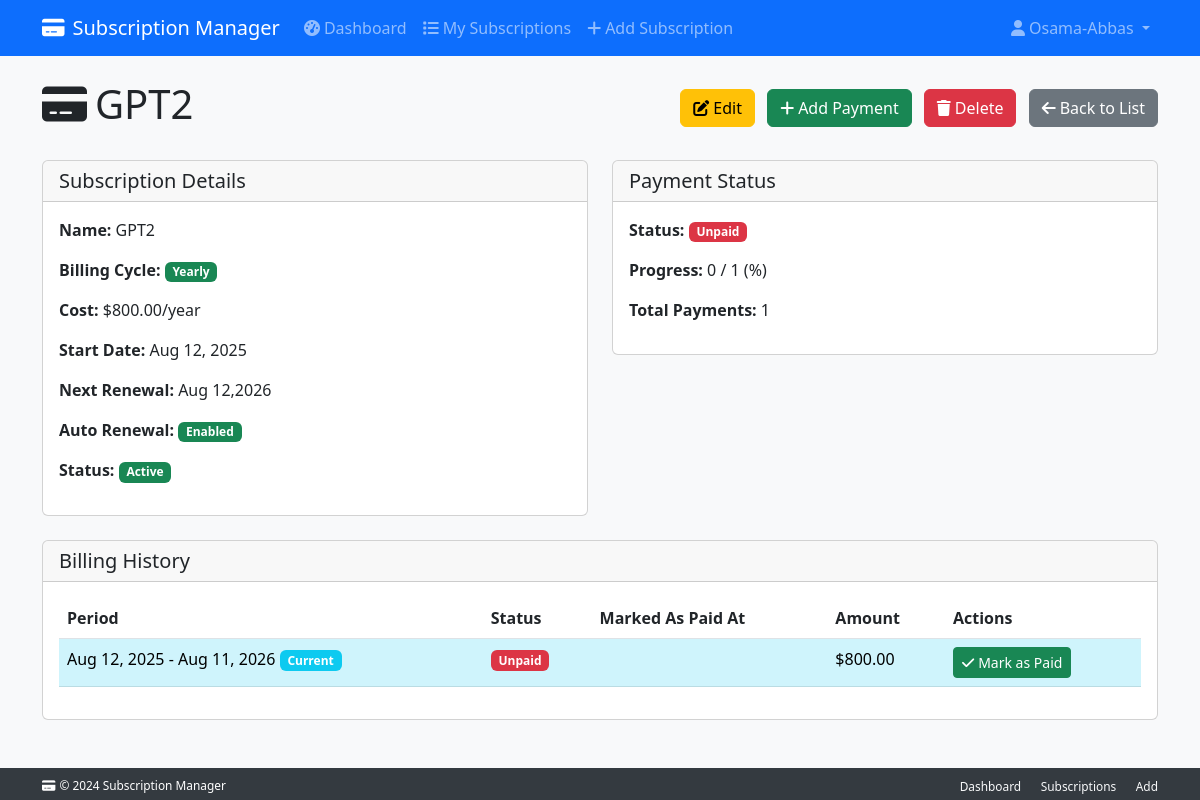
Screenshot of /subscriptions/24/ (signed in) with the database file from the repository.
### subscriptions/models/subscription.py (models this page shows, shortened)
class Subscription(
    ValidationMixin,
    TimestampMixin,
    CostCalculationsMixin,
    PaymentManagementMixin,
    RenewalLogicMixin,
    ScheduleManagementMixin,
    models.Model
):
    user = models.ForeignKey(
        settings.AUTH_USER_MODEL,
        on_delete=models.CASCADE,
        related_name="subscriptions"
    )
    name = models.CharField(max_length=200)
    monthly_cost = models.DecimalField(
        max_digits=10,
        decimal_places=2,
        null=True,
        blank=True
    )
    yearly_cost = models.DecimalField(
        max_digits=10,
        decimal_places=2,
        null=True,
        blank=True
    )
    billing_cycle = models.CharField(
        max_length=10,
        choices=BILLING_CYCLE_CHOICES
    )
    start_date = models.DateField()
    renewal_date = models.DateField(null=True, blank=True)
    duration_months = models.PositiveIntegerField(
        null=True,
        blank=True,
        help_text="Duration in months (for monthly billing)"
    )
    duration_years = models.PositiveIntegerField(
        null=True,
        blank=True,
        help_text="Duration in years (for yearly billing)"
    )
    is_active = models.BooleanField(default=True)
    auto_renewal = models.BooleanField(
        default=True,
        help_text="Whether subscription auto-renews"
    )
    category = models.ForeignKey(
        'Category',
        on_delete=models.PROTECT
    )
    objects = SubscriptionManager()
    class Meta:
        ordering = ['-created_at']
        verbose_name = "Subscription"
        verbose_name_plural = "Subscriptions"

### subscriptions/models/payment.py (models this page shows, shortened)
class Payment(models.Model):
    subscription = models.ForeignKey(
        'Subscription',
        on_delete=models.CASCADE,
        related_name='payments'
    )
    amount = models.DecimalField(max_digits=10, decimal_places=2)
    payment_date = models.DateField(
        null=True,
        blank=True,
        help_text="Date when payment was made (null for unpaid periods)"
    )
    billing_period_start = models.DateField(
        help_text="Start of the billing period"
    )
    billing_period_end = models.DateField(
        help_text="End of the billing period"
    )
    is_paid = models.BooleanField(
        default=False,
        help_text="Whether this payment has been completed"
    )
    notes = models.TextField(blank=True)
    created_at = models.DateTimeField(auto_now_add=True)
    objects = PaymentManager()
    class Meta:
        ordering = ['-billing_period_start']
        unique_together = ['subscription', 'billing_period_start']
        verbose_name = "Payment"
        verbose_name_plural = "Payments"

### subscriptions/views.py (the view)
# urls.py: path('<int:pk>/', views.SubscriptionDetailView.as_view(), name='subscription_detail'),
class SubscriptionDetailView(LoginRequiredMixin, UserOwnershipMixin, LoggingMixin, MessageMixin, ContextDataMixin, ErrorHandlerMixin, DetailView):
    model = Subscription
    template_name = 'subscriptions/subscription_detail.html'
    context_object_name = 'subscription'
    def get_queryset(self):
        return Subscription.objects.filter(user=self.request.user)
    def get_context_data(self, **kwargs):
        context = super().get_context_data(**kwargs)
        subscription = context['subscription']
        try:
            context['billing_periods'] = subscription.get_billing_periods()
            context['payments'] = subscription.payments.all()
            context['payment_status'] = subscription.get_overall_payment_status()
            context['payment_progress'] = subscription.get_payment_progress_percentage()
            context['paid_count'] = subscription.get_paid_payments_count()
            context['total_payments'] = subscription.get_total_payments()
        except Exception as e:
            logger.error("Error generating billing periods for subscription %s: %s",
                        subscription.id, e)
            context['billing_periods'] = []
            context['payments'] = []
            messages.error(self.request, 'Error loading billing information.')
        return context

### subscriptions/mixins.py (called while the page is built)
    def get_context_data(self, **kwargs):
        context = super().get_context_data(**kwargs)
        context['user'] = self.request.user
        from django.utils import timezone
        context['current_time'] = timezone.now()
        return context

### subscriptions/models/managers.py (called while the page is built)
    def get_queryset(self):
        return SubscriptionQuerySet(self.model, using=self._db)

    def get_queryset(self):
        return PaymentQuerySet(self.model, using=self._db)

### subscriptions/models/mixins/cost_calculations.py (called while the page is built)
    def get_current_cost(self):
        if self.billing_cycle == 'monthly':
            return self.monthly_cost or 0
        else:
            return self.yearly_cost or 0

    def get_total_payments(self):
        if self.billing_cycle == 'monthly' and self.duration_months:
            return self.duration_months
        elif self.billing_cycle == 'yearly' and self.duration_years:
            return self.duration_years
        return None

### subscriptions/models/mixins/payment_management.py (called while the page is built)
    def get_paid_payments_count(self):
        intended_starts = {start for start, _ in self._generate_intended_periods()}
        return self.payments.filter(is_paid=True, billing_period_start__in=intended_starts).count()

    def get_payment_progress_percentage(self):
        total_required = self.get_total_payments() or 0
        if total_required == 0:
            return 0
        paid_count = self.get_paid_payments_count()
        return int((paid_count / total_required) * 100)

### subscriptions/models/mixins/renewal_logic.py (called while the page is built)
    def get_overall_payment_status(self):
        total_required = self.get_total_payments() or 0
        intended_starts = {start for start, _ in self._generate_intended_periods()}
        paid_count = self.payments.filter(is_paid=True, billing_period_start__in=intended_starts).count()
        if total_required == 0:
            return "paid" if self.get_payment_status() == "paid" else "unpaid"
        if paid_count <= 0:
            return "unpaid"
        if paid_count >= total_required:
            return "completed"
        return "progressing"

### subscriptions/models/mixins/schedule_management.py (called while the page is built)
    def _is_current_period(self, period_start, period_end):
        today = timezone.now().date()
        is_current = period_start <= today <= period_end
        import logging
        logger = logging.getLogger(__name__)
        logger.debug(f"Checking if period {period_start} to {period_end} is current (today: {today}): {is_current}")
        return is_current

    def _is_past_due(self, period_start, period_end):
        today = timezone.now().date()
        return period_end < today

### subscriptions/templates/subscriptions/subscription_detail.html (shortened to what this page needs)
{% extends 'base.html' %} {% block title %}{{ subscription.name }} - Subscription Manager{% endblock %} {% block content %}
<div class="row">
  <div class="col-12">
    <div class="d-flex justify-content-between align-items-center mb-4">
      <h1><i class="fas fa-credit-card me-2"></i>{{ subscription.name }}</h1>
      <div>
        <a
          href="{% url 'edit_subscription' subscription.pk %}"
          class="btn btn-warning me-2"
        >
          <i class="fas fa-edit me-1"></i>Edit
        </a>
        <a
          href="{% url 'add_payment' subscription.pk %}"
          class="btn btn-success me-2"
        >
          <i class="fas fa-plus me-1"></i>Add Payment
        </a>
        <button
          type="button"
          class="btn btn-danger me-2"
          onclick="confirmDelete({{ subscription.pk }}, '{{ subscription.name }}')"
        >
          <i class="fas fa-trash me-1"></i>Delete
        </button>
        <a href="{% url 'subscription_list' %}" class="btn btn-secondary">
          <i class="fas fa-arrow-left me-1"></i>Back to List
        </a>
      </div>
    </div>
  </div>
</div>
<div class="row mb-4">
  <div class="col-md-6">
    <div class="card">
      <div class="card-header">
        <h5 class="mb-0">Subscription Details</h5>
      </div>
      <div class="card-body">
        <p><strong>Name:</strong> {{ subscription.name }}</p>
        <p>
          <strong>Billing Cycle:</strong>
          <span
            class="badge bg-{% if subscription.billing_cycle == 'monthly' %}primary{% else %}success{% endif %}"
          >
            {{ subscription.billing_cycle|title }}
          </span>
        </p>
        <p>
          <strong>Cost:</strong>
          {% if subscription.billing_cycle == 'monthly' %}
          ${{subscription.monthly_cost|floatformat:2 }}/month {% else %}
          ${{subscription.yearly_cost|floatformat:2 }}/year {% endif %}
        </p>
        <p>
          <strong>Start Date:</strong>
          {{ subscription.start_date|date:"M d, Y"}}
        </p>
        <p>
          <strong>Next Renewal:</strong>
          {{ subscription.renewal_date|date:"M d,Y" }}
        </p>
        <p>
          <strong>Auto Renewal:</strong>
          {% include 'partials/badge_boolean.html' with value=subscription.auto_renewal true_label='Enabled' false_label='Disabled' %}
        </p>
        <p>
          <strong>Status:</strong>
          {% include 'partials/badge_boolean.html' with value=subscription.is_active true_label='Active' false_label='Inactive' %}
        </p>
      </div>
    </div>
  </div>
  <div class="col-md-6">
    <div class="card">
      <div class="card-header">
        <h5 class="mb-0">Payment Status</h5>
      </div>
      <div class="card-body">
        <p>
          <strong>Status:</strong>
          {% with overall=subscription.get_overall_payment_status %}
          <span
            class="badge bg-{% if overall == 'completed' %}success{% elif overall == 'progressing' %}info{% else %}danger{% endif %}"
          >
            {{ overall|title }}
          </span>
          {% endwith %}
        </p>
        <p>
          <strong>Progress:</strong>
          {{ subscription.get_paid_payments_count }} /
          {{subscription.get_total_payments|default:'0' }}
          ({% firstof subscription.get_payment_progress_percentage 0 %}%)
        </p>
        <p><strong>Total Payments:</strong> {{ payments.count }}</p>
      </div>
    </div>
  </div>
</div>
<div class="row">
  <div class="col-12">
    <div class="card">
      <div class="card-header">
        <h5 class="mb-0">Billing History</h5>
      </div>
      <div class="card-body">
        <div class="table-responsive">
          <table class="table table-hover">
            <thead>
              <tr>
                <th>Period</th>
                <th>Status</th>
                <th>Marked As Paid At</th>
                <th>Amount</th>
                <th>Actions</th>
              </tr>
            </thead>
            <tbody>
              {% for period in billing_periods %}
              <tr
                class="{% if period.is_current %}table-info{% elif period.is_past_due and not period.is_paid %}table-danger{% elif period.is_paid %}table-success{% endif %}"
              >
                <td>
                  {{ period.start|date:"M d, Y" }} - {{ period.end|date:"M d, Y"}}
                  {% if period.is_current %}
                  <span class="badge bg-info">Current</span>{% endif %}
                </td>
                <td>
                  <span
                    class="badge bg-{% if period.is_paid %}success{% else %}danger{% endif %}"
                  >
                    {{ period.is_paid|yesno:"Paid,Unpaid" }}
                  </span>
                </td>
                <td>
                </td>
                <td>${{ period.amount|floatformat:2 }}</td>
                <td>
                  {% if not period.is_paid %}
                  <a
                    href="{% url 'mark_payment_paid' subscription.pk period.start %}"
                    class="btn btn-sm btn-success"
                  >
                    <i class="fas fa-check me-1"></i>Mark as Paid
                  </a>
                  {% endif %}
                </td>
              </tr>
              {% endfor %}
            </tbody>
          </table>
        </div>
      </div>
    </div>
  </div>
</div>
{% include 'partials/delete_modal.html' %} {% endblock %}

### subscriptions_management_project/templates/base.html (shortened to what this page needs)
<!DOCTYPE html>
<html lang="en">
  <head>
    <link
      href="https://cdn.jsdelivr.net/npm/bootstrap@5.3.0/dist/css/bootstrap.min.css"
      rel="stylesheet"
    />
    <link
      href="https://cdnjs.cloudflare.com/ajax/libs/font-awesome/6.0.0/css/all.min.css"
      rel="stylesheet"
    />
  </head>
  <body class="bg-light">
    <nav class="navbar navbar-expand-lg navbar-dark bg-primary">
      <div class="container">
        <a class="navbar-brand" href="{% url 'dashboard' %}">
          <i class="fas fa-credit-card me-2"></i>Subscription Manager
        </a>
        <div class="collapse navbar-collapse" id="navbarNav">
          <ul class="navbar-nav me-auto">
            {% if user.is_authenticated %}
            <li class="nav-item">
              <a class="nav-link" href="{% url 'dashboard' %}">
                <i class="fas fa-tachometer-alt me-1"></i>Dashboard
              </a>
            </li>
            <li class="nav-item">
              <a class="nav-link" href="{% url 'subscription_list' %}">
                <i class="fas fa-list me-1"></i>My Subscriptions
              </a>
            </li>
            <li class="nav-item">
              <a class="nav-link" href="{% url 'add_subscription' %}">
                <i class="fas fa-plus me-1"></i>Add Subscription
              </a>
            </li>
            {% endif %}
          </ul>
          <ul class="navbar-nav">
            {% if user.is_authenticated %}
            <li class="nav-item dropdown">
              <a
                class="nav-link dropdown-toggle"
                href="#"
                id="navbarDropdown"
                role="button"
                data-bs-toggle="dropdown"
              >
                <i class="fas fa-user me-1"></i>{{ user.username }}
              </a>
            </li>
            {% endif %}
          </ul>
        </div>
      </div>
    </nav>
    <div class="main-content">
      <div class="content-wrapper">
        <main class="container mt-4 mb-5">
          {% block content %}{% endblock %}
        </main>
      </div>
      <footer class="footer">
        <div class="container">
          <div class="row align-items-center">
            <div class="col-md-6">
              <p class="mb-0 small">
                <i class="fas fa-credit-card me-1"></i>&copy; 2024 Subscription
                Manager
              </p>
            </div>
            <div class="col-md-6 text-md-end">
              <a
                href="{% url 'dashboard' %}"
                class="text-light text-decoration-none me-3 small"
                >Dashboard</a
              >
              <a
                href="{% url 'subscription_list' %}"
                class="text-light text-decoration-none me-3 small"
                >Subscriptions</a
              >
              <a
                href="{% url 'add_subscription' %}"
                class="text-light text-decoration-none small"
                >Add</a
              >
            </div>
          </div>
        </div>
      </footer>
    </div>
  </body>
</html>

### subscriptions_management_project/templates/base.html (style rules this page uses)
html, body { height: 100%; }
body { display: flex; flex-direction: column; }
.main-content { flex: 1; display: flex; flex-direction: column; }
.content-wrapper { flex: 1; }
.footer { background-color: #343a40; color: white; padding: 8px 0; margin-top: auto; font-size: 0.85rem; }

### rows the page displays
Subscription: name "GPT2", billing_cycle "Yearly", yearly_cost "800.00", start_date "Aug 12, 2025", renewal_date "Aug 12,2026", get_paid_payments_count "0", get_total_payments "1", count "1"
Payment: start "Aug 12, 2025", end "Aug 11, 2026", is_paid "Unpaid", amount "800.00"

### other values shown
{{ user.username }} "Osama-Abbas"
{{ true_label|default:'Enabled' }} "Enabled Active"
{{ overall|title }} "Unpaid"
